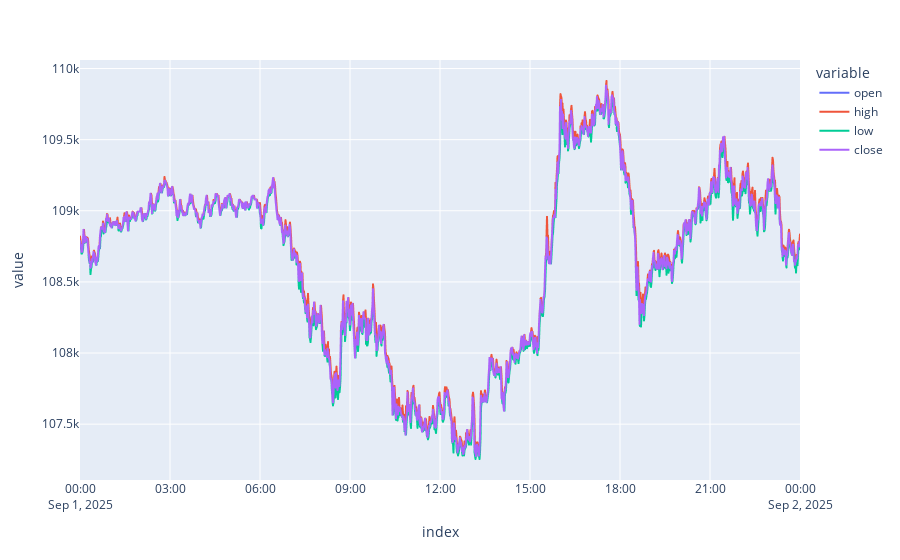

This figure's notebook cell:
### Code cell
# 绘制折线图
import plotly.express as px
fig = px.line(df2)
fig.show()

### Figure 1 — Plotly figure (JSON) as saved in the notebook; plotly's stock layout.template omitted (floating-point values rounded to 4 significant figures; data arrays with more than 128 entries replaced by an {"elided": "..."} marker saying what was removed)
{"data": [{"hovertemplate": "variable=open<br>index=%{x}<br>value=%{y}<extra></extra>", "legendgroup": "open", "line": {"color": "#636efa", "dash": "solid"}, "marker": {"symbol": "circle"}, "mode": "lines", "name": "open", "showlegend": true, "type": "scattergl", "x": {"elided": "1441 str values"}, "xaxis": "x", "y": {"elided": "1441 float values"}, "yaxis": "y"}, {"hovertemplate": "variable=high<br>index=%{x}<br>value=%{y}<extra></extra>", "legendgroup": "high", "line": {"color": "#EF553B", "dash": "solid"}, "marker": {"symbol": "circle"}, "mode": "lines", "name": "high", "showlegend": true, "type": "scattergl", "x": {"elided": "1441 str values"}, "xaxis": "x", "y": {"elided": "1441 float values"}, "yaxis": "y"}, {"hovertemplate": "variable=low<br>index=%{x}<br>value=%{y}<extra></extra>", "legendgroup": "low", "line": {"color": "#00cc96", "dash": "solid"}, "marker": {"symbol": "circle"}, "mode": "lines", "name": "low", "showlegend": true, "type": "scattergl", "x": {"elided": "1441 str values"}, "xaxis": "x", "y": {"elided": "1441 float values"}, "yaxis": "y"}, {"hovertemplate": "variable=close<br>index=%{x}<br>value=%{y}<extra></extra>", "legendgroup": "close", "line": {"color": "#ab63fa", "dash": "solid"}, "marker": {"symbol": "circle"}, "mode": "lines", "name": "close", "showlegend": true, "type": "scattergl", "x": {"elided": "1441 str values"}, "xaxis": "x", "y": {"elided": "1441 float values"}, "yaxis": "y"}], "layout": {"legend": {"title": {"text": "variable"}, "tracegroupgap": 0}, "margin": {"t": 60}, "xaxis": {"anchor": "y", "domain": [0, 1], "title": {"text": "index"}}, "yaxis": {"anchor": "x", "domain": [0, 1], "title": {"text": "value"}}}}
